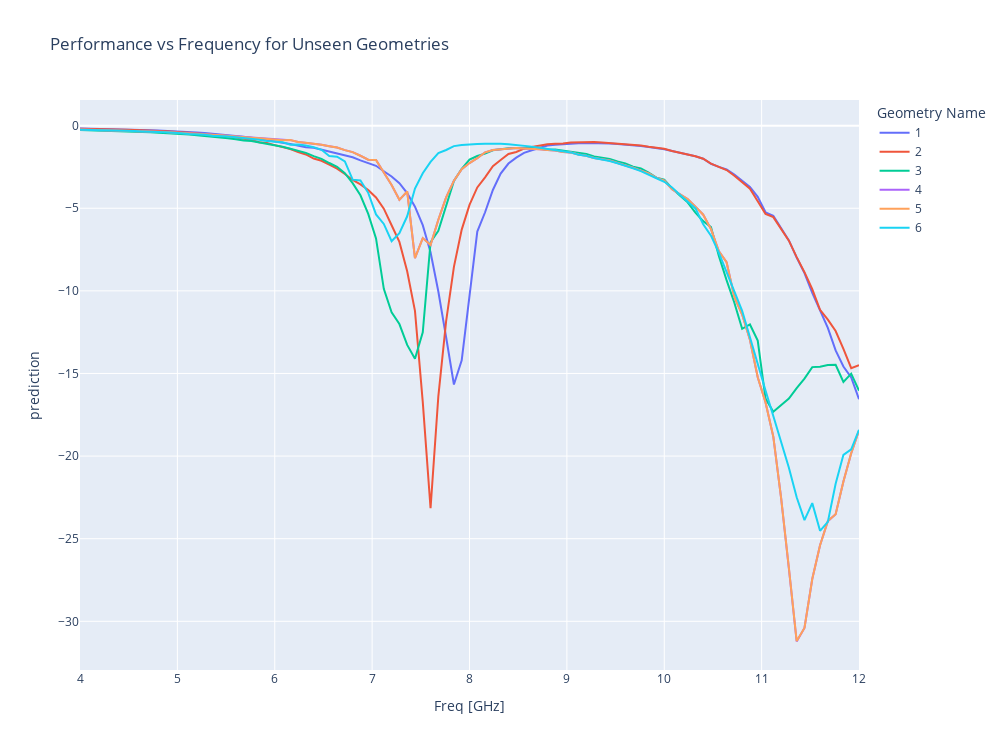

Notebook code cell kept with this figure:
### Code cell
import plotly.express as px
fig = px.line(geometries_df, x="Freq [GHz]", y="prediction", title='Performance vs Frequency for Unseen Geometries', color="Geometry Name", width=1000, height=750)
# fig.update_layout()
display(fig)
